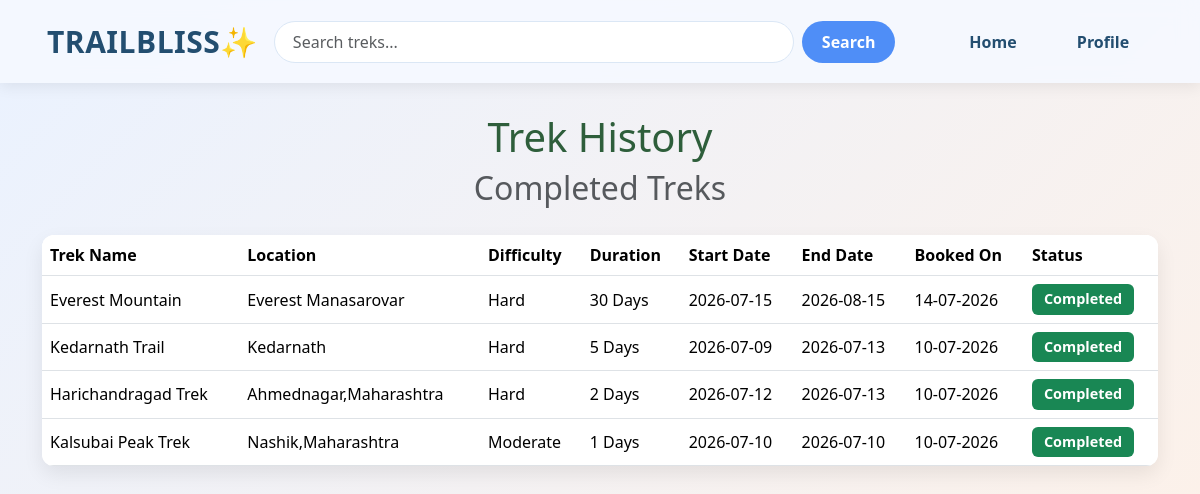
Screenshot of /trekker/trek_history (signed in) with the database file from the repository.
### models.py (models this page shows)
class Booking(db.Model):
    __tablename__ = 'booking'
    id = db.Column(db.Integer,primary_key =True)
    trekker_id = db.Column(db.Integer,db.ForeignKey('trekker.id'),nullable=False)
    trek_id = db.Column(db.Integer,db.ForeignKey('trek.id'),nullable=False)
    booking_slot = db.Column(db.DateTime,default=datetime.utcnow)
    status =db.Column(db.String(20),default = "Booked")
    __table_args__ = (
    db.UniqueConstraint('trekker_id', 'trek_id', name='uix_trekker_trek'),
)

class Trek(db.Model):
    __tablename__ = 'trek'
    id = db.Column(db.Integer,primary_key=True)
    trek_name=db.Column(db.String(20),nullable= False)
    location = db.Column(db.String(100),nullable=False)
    difficulty = db.Column(db.String(20),nullable=False)
    duration = db.Column(db.Integer,nullable = False)
    available_slots = db.Column(db.Integer,nullable= False)
    staff_id = db.Column(db.Integer,db.ForeignKey('staff.id'),nullable=False)
    start_date=db.Column(db.Date,nullable=False)
    end_date=db.Column(db.Date,nullable=False)
    description = db.Column(db.Text)
    status = db.Column(db.String(20), default='Open')
    booking = db.relationship('Booking',backref='trek',lazy=True)

### routes.py (the view)
@main_bp.route('/trekker/trek_history')
@trekker_required
def trek_history():
    if 'trekker_id' not in session:
        return redirect(url_for('main.trekker_login'))
    trekker = Trekker.query.get_or_404(session['trekker_id'])
    today = date.today()
    history = Booking.query.join(Trek).filter(
        Booking.trekker_id == trekker.id
    ).filter(
        (Booking.status == "Completed") |
        (Trek.status == "Completed") |
        (Trek.end_date < today)
    ).order_by(Trek.end_date.desc()).all()
    return render_template(
        "trekker/trek_history.html",
        history=history
    )

### routes.py (called while the page is built)
def trekker_required(f):
    @wraps(f)
    def decorated_function(*args, **kwargs):
        if 'trekker_id' not in session:
            flash("Please login as Trekker.", "warning")
            return redirect(url_for('main.trekker_login'))
        return f(*args, **kwargs)
    return decorated_function

### templates/trekker/trek_history.html (shortened to what this page needs)
{% extends 'layout.html' %}
{% block content %}
<h1 class="wel">Trek History</h1>
<div class="heading">
    <h2 class="text-muted">Completed Treks</h2>
</div>
{% if history %}
<table class="table">
    <thead>
        <tr>
            <th>Trek Name</th>
            <th>Location</th>
            <th>Difficulty</th>
            <th>Duration</th>
            <th>Start Date</th>
            <th>End Date</th>
            <th>Booked On</th>
            <th>Status</th>
        </tr>
    </thead>
    <tbody>
    {% for booking in history %}
        <tr>
            <td>{{ booking.trek.trek_name }}</td>
            <td>{{ booking.trek.location }}</td>
            <td>{{ booking.trek.difficulty }}</td>
            <td>{{ booking.trek.duration }} Days</td>
            <td>{{ booking.trek.start_date }}</td>
            <td>{{ booking.trek.end_date }}</td>
            <td>{{ booking.booking_slot.strftime('%d-%m-%Y') }}</td>
            <td>
                <span class="badge bg-success">
                    {% if booking.status == "Completed" %}
                        {{ booking.status }}
                    {% else %}
                        Completed
                    {% endif %}
                </span>
            </td>
        </tr>
    {% endfor %}
    </tbody>
</table>
{% else %}
<div class="alert alert-info text-center mt-4">
    You haven't completed any treks yet.
</div>
{% endif %}
{% endblock %}

### templates/layout.html (style rules this page uses)
body { margin: 0; padding: 0; width: auto; }

### templates/trekker/trek_history.html (style rules this page uses)
html, body { height:100%; margin:0; background:linear-gradient(135deg,#EAF2FF,#FFF1E6); background-repeat:no-repeat; background-attachment:fixed; background-size:cover; }
.wel { margin-top:30px; text-align:center; color:#2E5E3B; }
.heading { display:flex; justify-content:center; margin-bottom:20px; }
.table { background:white; border-radius:12px; overflow:hidden; box-shadow:0 8px 20px rgba(0,0,0,.08); }
th { background:#2E5E3B; color:white; }
td { vertical-align:middle; }
.badge { font-size:0.9rem; padding:8px 12px; }

### rows the page displays
Booking: trek.trek_name "Everest Mountain", trek.location "Everest Manasarovar", trek.difficulty "Hard", trek.duration "30", trek.start_date "2026-07-15", trek.end_date "2026-08-15", booking_slot "14-07-2026", status "Completed"
Booking: trek.trek_name "Kedarnath Trail", trek.location "Kedarnath", trek.difficulty "Hard", trek.duration "5", trek.start_date "2026-07-09", trek.end_date "2026-07-13", booking_slot "10-07-2026", status "Completed"
Booking: trek.trek_name "Harichandragad Trek", trek.location "Ahmednagar,Maharashtra", trek.difficulty "Hard", trek.duration "2", trek.start_date "2026-07-12", trek.end_date "2026-07-13", booking_slot "10-07-2026", status "Completed"
Booking: trek.trek_name "Kalsubai Peak Trek", trek.location "Nashik,Maharashtra", trek.difficulty "Moderate", trek.duration "1", trek.start_date "2026-07-10", trek.end_date "2026-07-10", booking_slot "10-07-2026", status "Completed"
